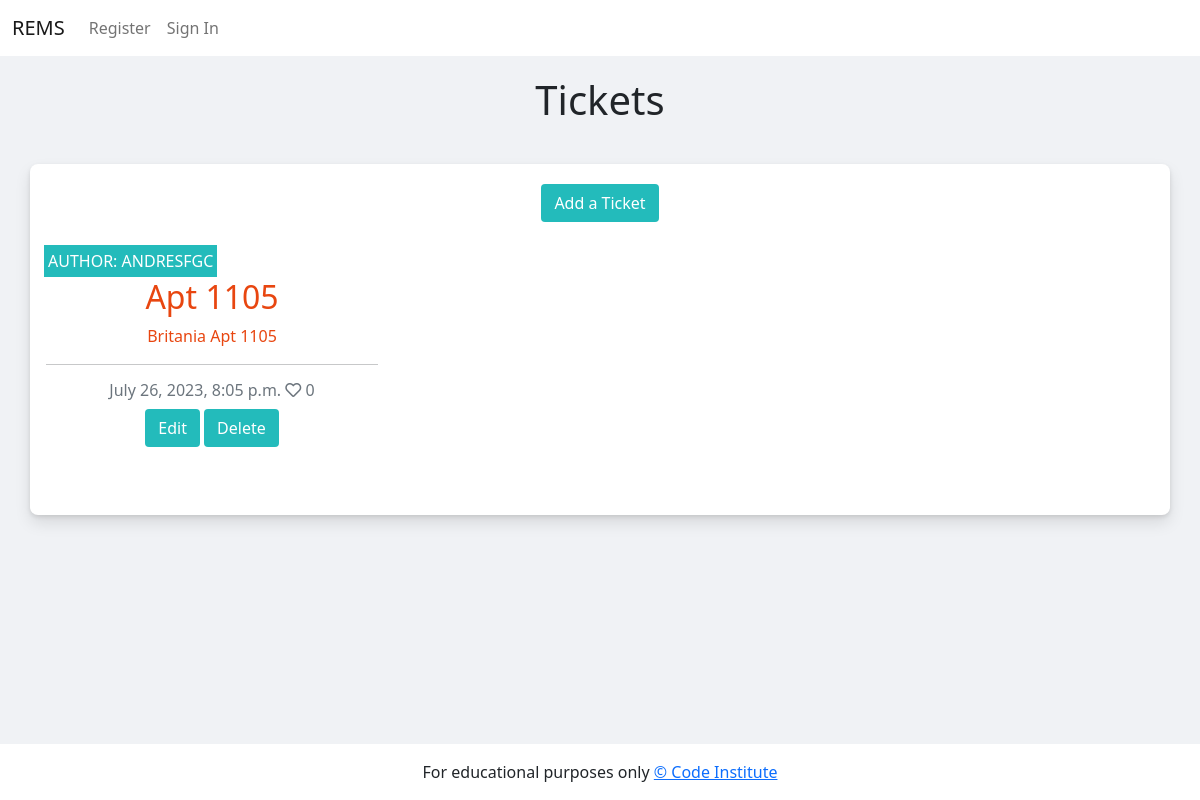
The app's page /tickets, older data.
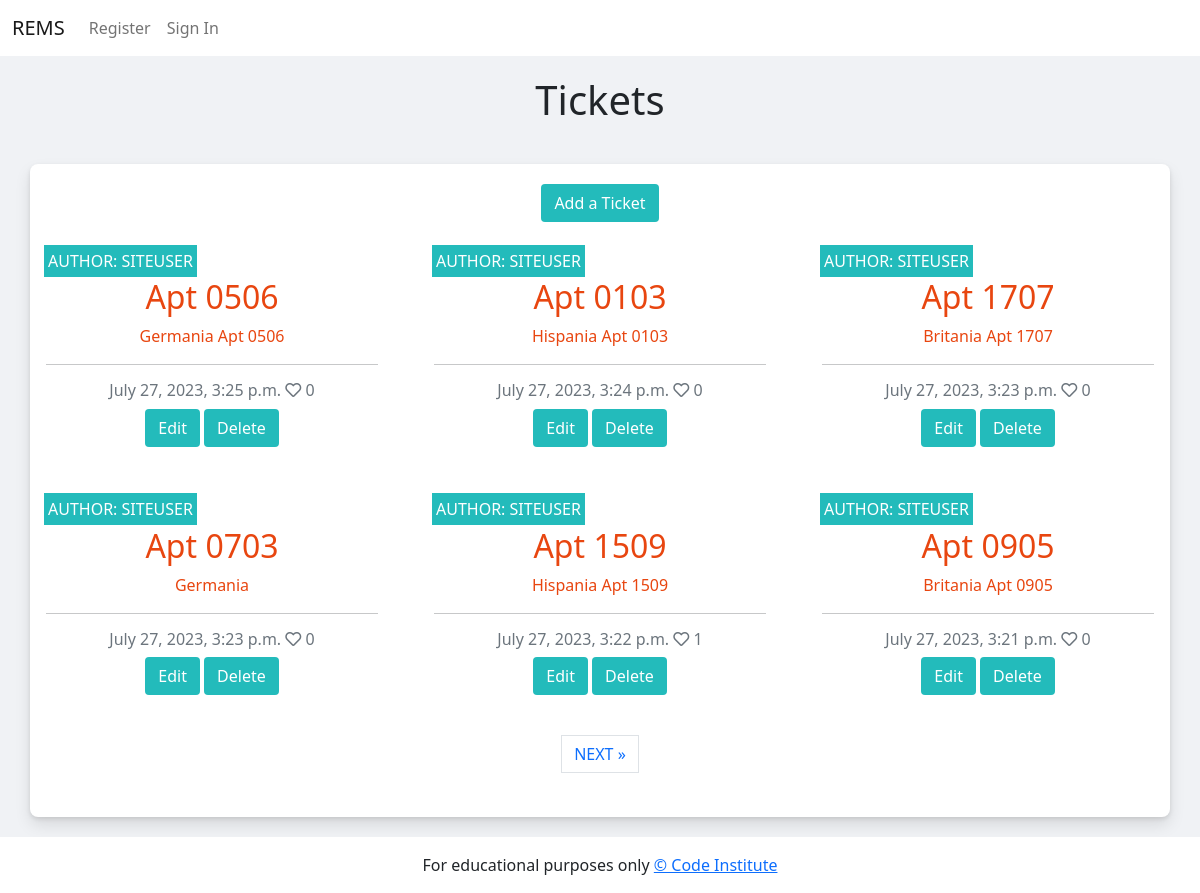
The same page, newer data.
### todo/models.py (models this page shows, shortened)
class Ticket(models.Model):
    property = models.OneToOneField(
        Property, on_delete=models.CASCADE, primary_key=True)
    title = models.CharField(max_length=200, unique=True)
    slug = models.SlugField(max_length=200, unique=True)
    author = models.ForeignKey(
        User, on_delete=models.CASCADE, related_name="blog_tickets"
    )
    featured_image = CloudinaryField('image', default='placeholder')
    excerpt = models.TextField(blank=True)
    updated_on = models.DateTimeField(auto_now=True)
    content = models.TextField()
    created_on = models.DateTimeField(auto_now_add=True)
    status = models.IntegerField(choices=STATUS, default=0)
    likes = models.ManyToManyField(
        User, related_name='blogticket_like', blank=True)
    class Meta:
        ordering = ["-created_on"]
    def number_of_likes(self):
        return self.likes.count()

### todo/views.py (the view, shortened to what this page needs)
# urls.py: path('tickets', views.TicketList.as_view(), name='tickets'),
class TicketList(generic.ListView):
    model = Ticket
    queryset = Ticket.objects.filter(status=1).order_by('-created_on')
    template_name = 'tickets.html'
    paginate_by = 6

### templates/tickets.html (shortened to what this page needs)
{% extends "base.html" %}
{% block content %}
<main class="container first-bg">
    <h1 class="h-center">Tickets</h1>
    <div class="container-fluid second-bg">
        <a class="waves-effect waves-light btn btn-signup" href="/add_ticket">Add a Ticket</a>
        <div class="row">
            <div class="col-12 mt-3 left">
                <div class="row">
                    {% for ticket in ticket_list %}
                    <div class="col-md-4">
                        <div class="card mb-4">
                            <div class="card-body">
                                <div class="image-container">
                                    <div class="image-flash">
                                        <p class="author">Author: {{ ticket.author }}</p>
                                    </div>
                                </div>
                                <a href="{% url 'ticket_detail' ticket.slug %}" class="ticket-link">
                                    <h2 class="card-title">{{ ticket.title }}</h2>
                                    <p class="card-text">{{ ticket.excerpt }}</p>
                                </a>
                                <hr />
                                <p class="card-text text-muted h6">{{ ticket.created_on}} <i class="far fa-heart"></i>
                                    {{ ticket.number_of_likes }}</p>
                                <tr>
                                    <td>
                                        <a  class="btn btn-signup" href="/edit_ticket/{{ ticket.slug }}">Edit</a>
                                    </td>
                                    <td>
                                        <a class="btn btn-signup" href="/delete_ticket/{{ ticket.slug }}">Delete</a>
                                    </td>
                                </tr>
                            </div>
                        </div>
                    </div>
                    {% if forloop.counter|divisibleby:3 %}
                </div>
                <div class="row">
                    {% endif %}
                    {% endfor %}
                </div>
            </div>
        </div>
        {% if is_paginated %}
        <nav aria-label="Page navigation">
            <ul class="pagination justify-content-center">
                {% if page_obj.has_next %}
                <li><a href="?page={{ page_obj.next_page_number }}" class="page-link"> NEXT &raquo;</a></li>
                {% endif %}
            </ul>
        </nav>
        {% endif %}
    </div>
</main>
{%endblock%}

Row changes from the older to the newer data that the page shows:
no longer on this page (row unchanged): Ticket: author "ANDRESFGC", title "Apt 1105", excerpt "Britania Apt 1105", created_on "July 26, 2023, 8:05 p.m.", number_of_likes "0"
added Ticket: author "SITEUSER", title "Apt 0506", excerpt "Germania Apt 0506", created_on "July 27, 2023, 3:25 p.m.", number_of_likes "0"
added Ticket: author "SITEUSER", title "Apt 0103", excerpt "Hispania Apt 0103", created_on "July 27, 2023, 3:24 p.m.", number_of_likes "0"
added Ticket: author "SITEUSER", title "Apt 1707", excerpt "Britania Apt 1707", created_on "July 27, 2023, 3:23 p.m.", number_of_likes "0"
added Ticket: author "SITEUSER", title "Apt 0703", excerpt "Germania", created_on "July 27, 2023, 3:23 p.m.", number_of_likes "0"
added Ticket: author "SITEUSER", title "Apt 1509", excerpt "Hispania Apt 1509", created_on "July 27, 2023, 3:22 p.m.", number_of_likes "1"
added Ticket: author "SITEUSER", title "Apt 0905", excerpt "Britania Apt 0905", created_on "July 27, 2023, 3:21 p.m.", number_of_likes "0"
Text that changed along with them:
text now shown: "NEXT »"
